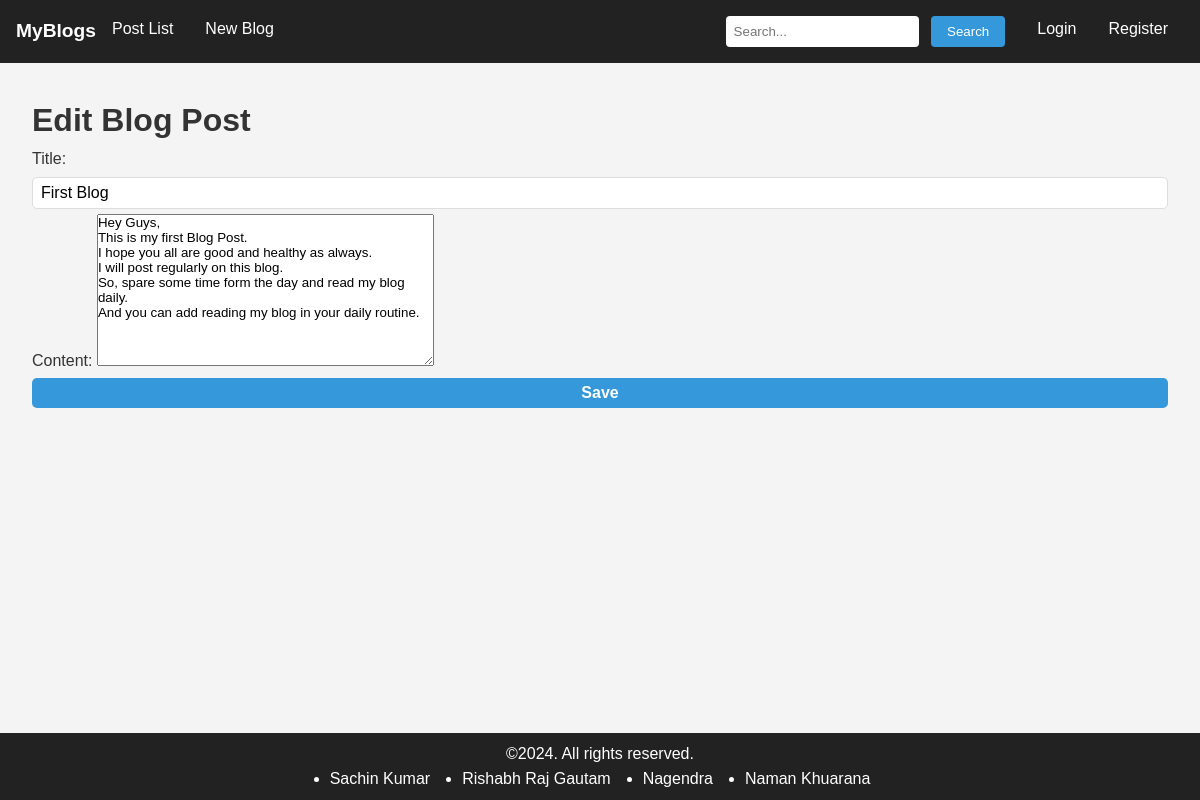
The page /blog/post/2/edit/ on the database its author committed.
### blog/models.py (models this page shows)
class Post(models.Model):
    title = models.CharField(max_length=255)
    content = models.TextField()
    created_at = models.DateTimeField(auto_now_add=True)
    updated_at = models.DateTimeField(auto_now=True)
    class Meta:
        ordering = ['-created_at']

### blog/views.py (the view)
# urls.py: path('post/<pk>/edit/', views.post_edit, name='post_edit'),
def post_edit(request, pk):
    post = Post.objects.get(pk=pk)
    if request.method == 'POST':
        form = PostForm(request.POST, instance=post)
        if form.is_valid():
            form.save()
            return redirect('post_list')
    else:
        form = PostForm(instance=post)
    return render(request, 'blog/post_edit.html', {'form': form})

### blog/forms.py
class PostForm(forms.ModelForm):
    class Meta:
        model = Post
        fields = ('title', 'content')

### blog/templates/blog/post_edit.html (shortened to what this page needs)
{% extends "base.html" %}
{% block content %}
<h1>Edit Blog Post</h1>
<form action="#" method="post">
    {{ form.as_p}}
    <button type="submit">Save</button>
</form>
{% endblock content %}

### static/style.css (style rules this page uses)
* { margin: 0; padding: 0; box-sizing: border-box; }
body { margin: 0; padding: 0; font-family: 'Arial', sans-serif; background-color: #f4f4f4; color: #333; }
form input[type="text"], form input[type="password"], form input[type="email"], form button { width: 100%; padding: 6px 8px; margin: 5px 0; border: 1px solid #ddd; border-radius: 5px; font-size: 16px; transition: border-color 0.3s; }
form button { background-color: #3498db; color: white; border: none; cursor: pointer; font-weight: bold; transition: background-color 0.3s; }
* { margin: 0; padding: 0; box-sizing: border-box; font-family: 'Arial', sans-serif; }
body { background-color: #f4f4f4; color: #333; line-height: 1.6; }

### rows shown on the page
Post: title "First Blog", content "Hey Guys, This is my first Blog Post. I hope you all are good and healthy as always. I will post regularly on this blog. So, spare some time form the day and read my blog daily. And you can add reading my blog in your daily routine."
